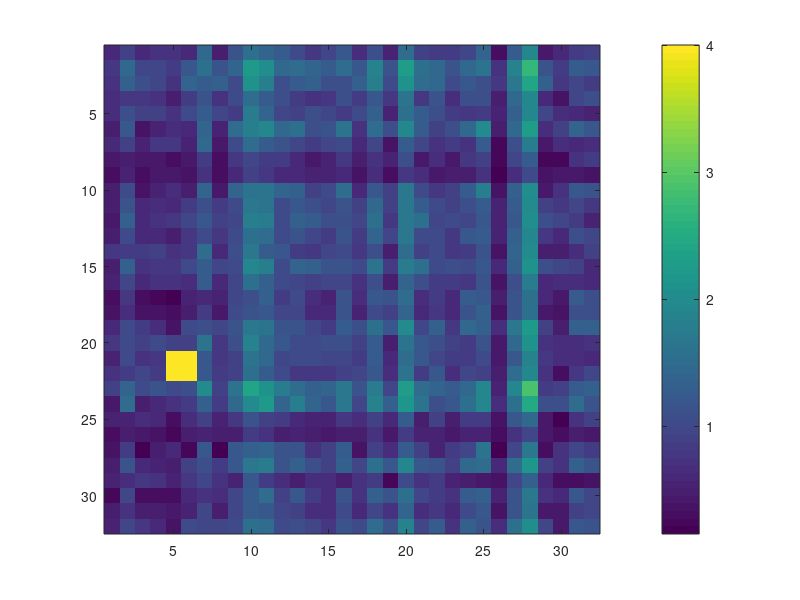

Recreate this plot in MATLAB. (Note: this script raises an error after producing the figure.)
%%
clear;clc;close all;

m = 32; n = 32; k = 4;
D0 = rand(m,k); S0 = rand(k,n);
X0 = D0*S0;
X = X0;
X(21:22,5:6) = 4;

imagesc(X); colorbar();


%% rpca
[A,E] = inexact_alm_rpca(X,2e-1);
disp([rank(A), rank(X)]);
mfigure();
subplot(2,3,1);
imagesc(X); colorbar();
subplot(2,3,2);
imagesc(A); colorbar();
subplot(2,3,3);
imagesc(E); colorbar();

subplot(2,3,4);
imagesc(X0); colorbar();
subplot(2,3,5);
imagesc(X0-A); colorbar();
subplot(2,3,6);
imagesc(X-A); colorbar();



%% simple nmf
clc;close all;tic;
MAX_ITERS = 8; k = 5; 
l1 = 5e-3;
m = size(X,1); n = size(X,2);
D = rand(m,k); S = rand(k,n);
for iter = 1:MAX_ITERS
    cvx_begin quiet
        if mod(iter,2) == 1
            variable S(k,n) nonnegative
        elseif mod(iter,2) == 0
            variable D(m,k) nonnegative
        end   
        minimize(norm(X - D*S,'fro') + l1*norm(D,'fro') + l1*norm(S,'fro'))
    cvx_end
    fprintf(1,'Iteration %d, residual norm %g\n',iter,cvx_optval);
end
toc;
disp(norm(X - D*S, 'fro'));

mfigure();
subplot(2,3,1);
imagesc(D); colorbar();
subplot(2,3,2);
imagesc(S); colorbar();
subplot(2,3,3);
imagesc(X - D*S); colorbar();

subplot(2,3,4);
imagesc(X); colorbar();
subplot(2,3,5);
imagesc(D*S); colorbar();
subplot(2,3,6);
imagesc(abs(X - D*S)>10); colorbar();


%% alternating minimization
clc;close all;tic;
MAX_ITERS = 3^2; k = 4; 
l1 = 5e-1; l2 = 5e-3;
m = size(X,1); n = size(X,2);
D = rand(m,k); S = rand(k,n); E = rand(m,n);
for iter = 1:MAX_ITERS
    cvx_begin quiet
        if mod(iter,3) == 1
            variable S(k,n) nonnegative
        elseif mod(iter,3) == 2
            variable D(m,k) nonnegative
        else
            variable E(m,n) nonnegative
        end
        
        minimize(norm(X - D*S - E,'fro') + l1*norm(D,'fro') + l1*norm(S,'fro') + l2*norm(E,1))
    cvx_end
    fprintf(1,'Iteration %d, residual norm %g\n',iter,cvx_optval);
end
toc;
disp(norm(X0 - D*S, 'fro'));

mfigure();
subplot(2,3,1);
imagesc(D); colorbar();
subplot(2,3,2);
imagesc(S); colorbar();
subplot(2,3,3);
imagesc(E); colorbar();

subplot(2,3,4);
imagesc(X0); colorbar();
subplot(2,3,5);
imagesc(X); colorbar();
subplot(2,3,6);
imagesc(D*S); colorbar();



